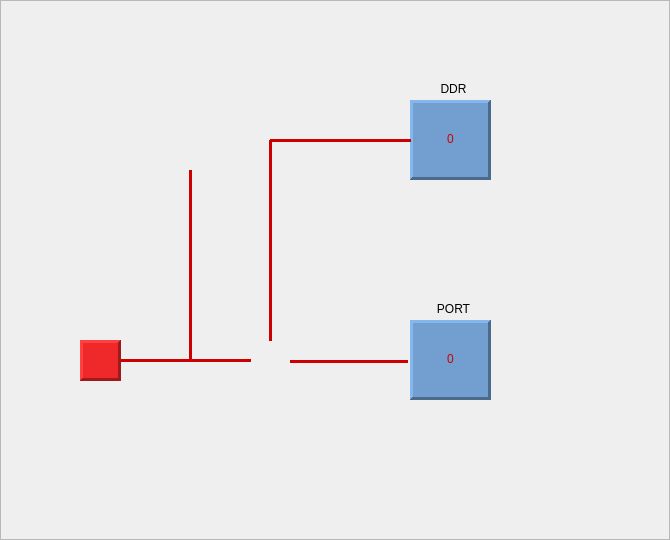
<?xml version="1.0" encoding="UTF-8"?>
<ui version="4.0">
 <class>Frame</class>
 <widget class="QFrame" name="Frame">
  <property name="geometry">
   <rect>
    <x>0</x>
    <y>0</y>
    <width>670</width>
    <height>540</height>
   </rect>
  </property>
  <property name="windowTitle">
   <string>Frame</string>
  </property>
  <property name="styleSheet">
   <string notr="true">color: rgb(204, 0, 0);</string>
  </property>
  <property name="frameShape">
   <enum>QFrame::StyledPanel</enum>
  </property>
  <property name="frameShadow">
   <enum>QFrame::Raised</enum>
  </property>
  <widget class="QFrame" name="ddrRegisterFrame">
   <property name="geometry">
    <rect>
     <x>410</x>
     <y>100</y>
     <width>81</width>
     <height>80</height>
    </rect>
   </property>
   <property name="autoFillBackground">
    <bool>false</bool>
   </property>
   <property name="styleSheet">
    <string notr="true">background-color: rgb(114, 159, 207);</string>
   </property>
   <property name="frameShape">
    <enum>QFrame::Panel</enum>
   </property>
   <property name="frameShadow">
    <enum>QFrame::Raised</enum>
   </property>
   <property name="lineWidth">
    <number>3</number>
   </property>
   <widget class="QLabel" name="ddrValueLabel">
    <property name="geometry">
     <rect>
      <x>20</x>
      <y>30</y>
      <width>41</width>
      <height>17</height>
     </rect>
    </property>
    <property name="text">
     <string>0</string>
    </property>
    <property name="alignment">
     <set>Qt::AlignCenter</set>
    </property>
   </widget>
  </widget>
  <widget class="QFrame" name="portRegisterFrame">
   <property name="geometry">
    <rect>
     <x>410</x>
     <y>320</y>
     <width>81</width>
     <height>80</height>
    </rect>
   </property>
   <property name="styleSheet">
    <string notr="true">background-color: rgb(114, 159, 207);</string>
   </property>
   <property name="frameShape">
    <enum>QFrame::Panel</enum>
   </property>
   <property name="frameShadow">
    <enum>QFrame::Raised</enum>
   </property>
   <property name="lineWidth">
    <number>3</number>
   </property>
   <widget class="QLabel" name="portValueLabel">
    <property name="geometry">
     <rect>
      <x>20</x>
      <y>30</y>
      <width>41</width>
      <height>17</height>
     </rect>
    </property>
    <property name="text">
     <string>0</string>
    </property>
    <property name="alignment">
     <set>Qt::AlignCenter</set>
    </property>
   </widget>
  </widget>
  <widget class="Line" name="portLine">
   <property name="geometry">
    <rect>
     <x>290</x>
     <y>360</y>
     <width>118</width>
     <height>3</height>
    </rect>
   </property>
   <property name="frameShadow">
    <enum>QFrame::Plain</enum>
   </property>
   <property name="lineWidth">
    <number>3</number>
   </property>
   <property name="orientation">
    <enum>Qt::Horizontal</enum>
   </property>
  </widget>
  <widget class="Line" name="ddrLine1">
   <property name="geometry">
    <rect>
     <x>270</x>
     <y>130</y>
     <width>141</width>
     <height>20</height>
    </rect>
   </property>
   <property name="frameShadow">
    <enum>QFrame::Plain</enum>
   </property>
   <property name="lineWidth">
    <number>3</number>
   </property>
   <property name="orientation">
    <enum>Qt::Horizontal</enum>
   </property>
  </widget>
  <widget class="Line" name="ddrLine2">
   <property name="geometry">
    <rect>
     <x>260</x>
     <y>140</y>
     <width>20</width>
     <height>201</height>
    </rect>
   </property>
   <property name="frameShadow">
    <enum>QFrame::Plain</enum>
   </property>
   <property name="lineWidth">
    <number>3</number>
   </property>
   <property name="orientation">
    <enum>Qt::Vertical</enum>
   </property>
  </widget>
  <widget class="Line" name="pinLine">
   <property name="geometry">
    <rect>
     <x>120</x>
     <y>350</y>
     <width>131</width>
     <height>21</height>
    </rect>
   </property>
   <property name="frameShadow">
    <enum>QFrame::Plain</enum>
   </property>
   <property name="lineWidth">
    <number>3</number>
   </property>
   <property name="orientation">
    <enum>Qt::Horizontal</enum>
   </property>
  </widget>
  <widget class="QFrame" name="pinOutputFrame">
   <property name="geometry">
    <rect>
     <x>80</x>
     <y>340</y>
     <width>41</width>
     <height>41</height>
    </rect>
   </property>
   <property name="styleSheet">
    <string notr="true">background-color: rgb(239, 41, 41);</string>
   </property>
   <property name="frameShape">
    <enum>QFrame::Panel</enum>
   </property>
   <property name="frameShadow">
    <enum>QFrame::Raised</enum>
   </property>
   <property name="lineWidth">
    <number>3</number>
   </property>
  </widget>
  <widget class="Line" name="pullupLine">
   <property name="geometry">
    <rect>
     <x>180</x>
     <y>170</y>
     <width>20</width>
     <height>191</height>
    </rect>
   </property>
   <property name="frameShadow">
    <enum>QFrame::Plain</enum>
   </property>
   <property name="lineWidth">
    <number>3</number>
   </property>
   <property name="orientation">
    <enum>Qt::Vertical</enum>
   </property>
  </widget>
  <widget class="QLabel" name="ddrLabel">
   <property name="geometry">
    <rect>
     <x>420</x>
     <y>80</y>
     <width>67</width>
     <height>17</height>
    </rect>
   </property>
   <property name="styleSheet">
    <string notr="true">color: rgb(0, 0, 0);</string>
   </property>
   <property name="text">
    <string>DDR</string>
   </property>
   <property name="alignment">
    <set>Qt::AlignCenter</set>
   </property>
  </widget>
  <widget class="QLabel" name="portLabel">
   <property name="geometry">
    <rect>
     <x>420</x>
     <y>300</y>
     <width>67</width>
     <height>17</height>
    </rect>
   </property>
   <property name="styleSheet">
    <string notr="true">color: rgb(0, 0, 0);</string>
   </property>
   <property name="text">
    <string>PORT</string>
   </property>
   <property name="alignment">
    <set>Qt::AlignCenter</set>
   </property>
  </widget>
  <widget class="QLabel" name="label">
   <property name="geometry">
    <rect>
     <x>150</x>
     <y>110</y>
     <width>81</width>
     <height>71</height>
    </rect>
   </property>
   <property name="text">
    <string>&lt;html&gt;&lt;head/&gt;&lt;body&gt;&lt;p&gt;&lt;img src=&quot;:/image/Images/pullupResistor.png&quot;/&gt;&lt;/p&gt;&lt;/body&gt;&lt;/html&gt;</string>
   </property>
  </widget>
  <widget class="QLabel" name="label_2">
   <property name="geometry">
    <rect>
     <x>250</x>
     <y>340</y>
     <width>41</width>
     <height>31</height>
    </rect>
   </property>
   <property name="text">
    <string>&lt;html&gt;&lt;head/&gt;&lt;body&gt;&lt;p&gt;&lt;img src=&quot;:/image/Images/multiplexer.png&quot;/&gt;&lt;/p&gt;&lt;/body&gt;&lt;/html&gt;</string>
   </property>
  </widget>
 </widget>
 <resources>
  <include location="../Resources/img.qrc"/>
 </resources>
 <connections/>
</ui>
